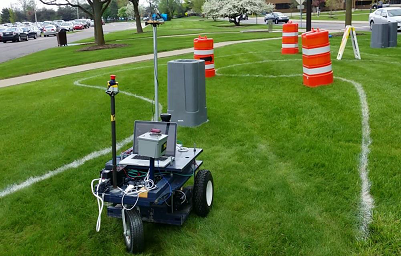
#> input picture opencv/photos/abhiyaan_opencv_qn1.png, 401 x 256 px
$ python read.py
#> lines starting #> are read from the running program, lines starting #| are printed output that depends on the picture; after the words box and inside, x2 and y2 are one past the last pixel; in counts of white or black regions, pixels touching at a corner belong together
import cv2 as cv
import numpy as np

# Reading the original image
image = cv.imread("photos/abhiyaan_opencv_qn1.png")
#> image is the input picture: shape (256, 401, 3); mean B, G, R 56.2, 118.3, 93.3
hsv = cv.cvtColor(image, cv.COLOR_BGR2HSV)
#> hsv: shape (256, 401, 3); mean H, S, V 52.7, 155.5, 123.2

# Reading the target image(obstacle)
target = cv.imread("photos/crop.png")
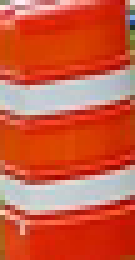
#> input picture opencv/photos/crop.png, 27 x 52 px (shown 5 times larger)
#> target is the input picture: shape (52, 27, 3); mean B, G, R 64.3, 90.8, 205.4
hsvt = cv.cvtColor(target, cv.COLOR_BGR2HSV)
#> hsvt: shape (52, 27, 3); mean H, S, V 24.9, 179.5, 207.9

# Histogram and Backprojection
hist = cv.calcHist([hsvt], [0, 1], None, [180, 256], [0, 180, 0, 256])
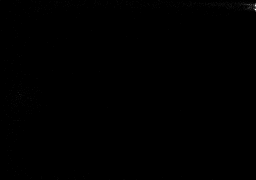
#> hist: shape (180, 256) float32; min 0, max 50, mean 0; drawn with min black and max white
backProj = cv.calcBackProject([hsv], [0, 1], hist, [0, 180, 0, 256], 1)
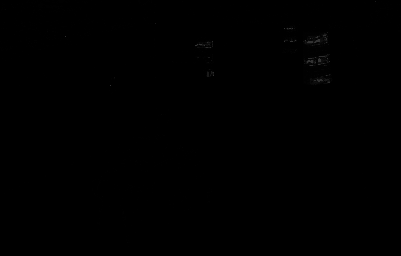
#> backProj: shape (256, 401); min 0, max 50, mean 0.2

# Filtering
kernel = cv.getStructuringElement(cv.MORPH_ELLIPSE, (5, 5))
fil = cv.filter2D(backProj, -1, kernel)
blur = cv.GaussianBlur(fil, (3,3), 0)
threshold, result = cv.threshold(blur, 50, 255, cv.THRESH_BINARY)
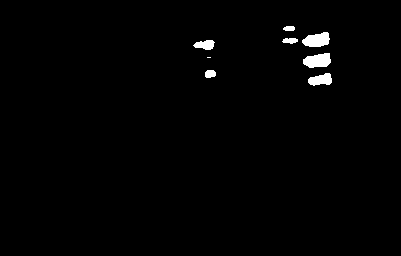
#> result: shape (256, 401); 1.2% white; 8 white regions (1 under 20 px), largest, box (x1, y1, x2, y2) and area: (303, 53, 331, 68) 316, (302, 32, 330, 47) 307, (308, 73, 332, 86) 218
dilated = cv.dilate(result,None, iterations=6)
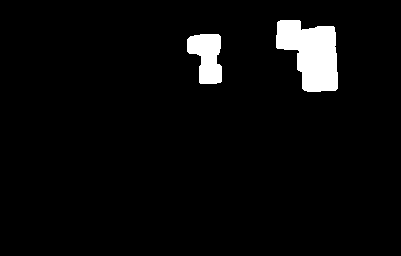
#> dilated: shape (256, 401); 4.2% white; 2 white regions

# Finding contours
contours, hier = cv.findContours(dilated, cv.RETR_TREE, cv.CHAIN_APPROX_SIMPLE)
#> contours = 2 contours; box (x1, y1, x2, y2) and area: (276, 20, 338, 92) 2948, (187, 34, 222, 84) 1178
for c in contours:
    x, y, w, h = cv.boundingRect(c)
    cv.rectangle(image, (x, y), (x+w, y+h), (0, 255, 0), 2)
#> this loop made 2 passes
#> (x, y, w, h) on passes 1 to 2: (187, 34, 35, 50), (276, 20, 62, 72)
cv.imshow("Original image", image)
cv.waitKey(0)
